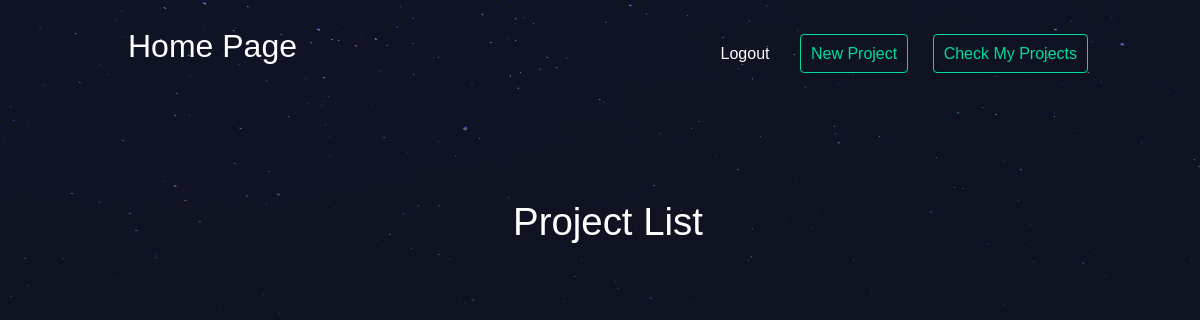
Page /projects/individual/mingz_xie/ (signed in) on the earlier database version.
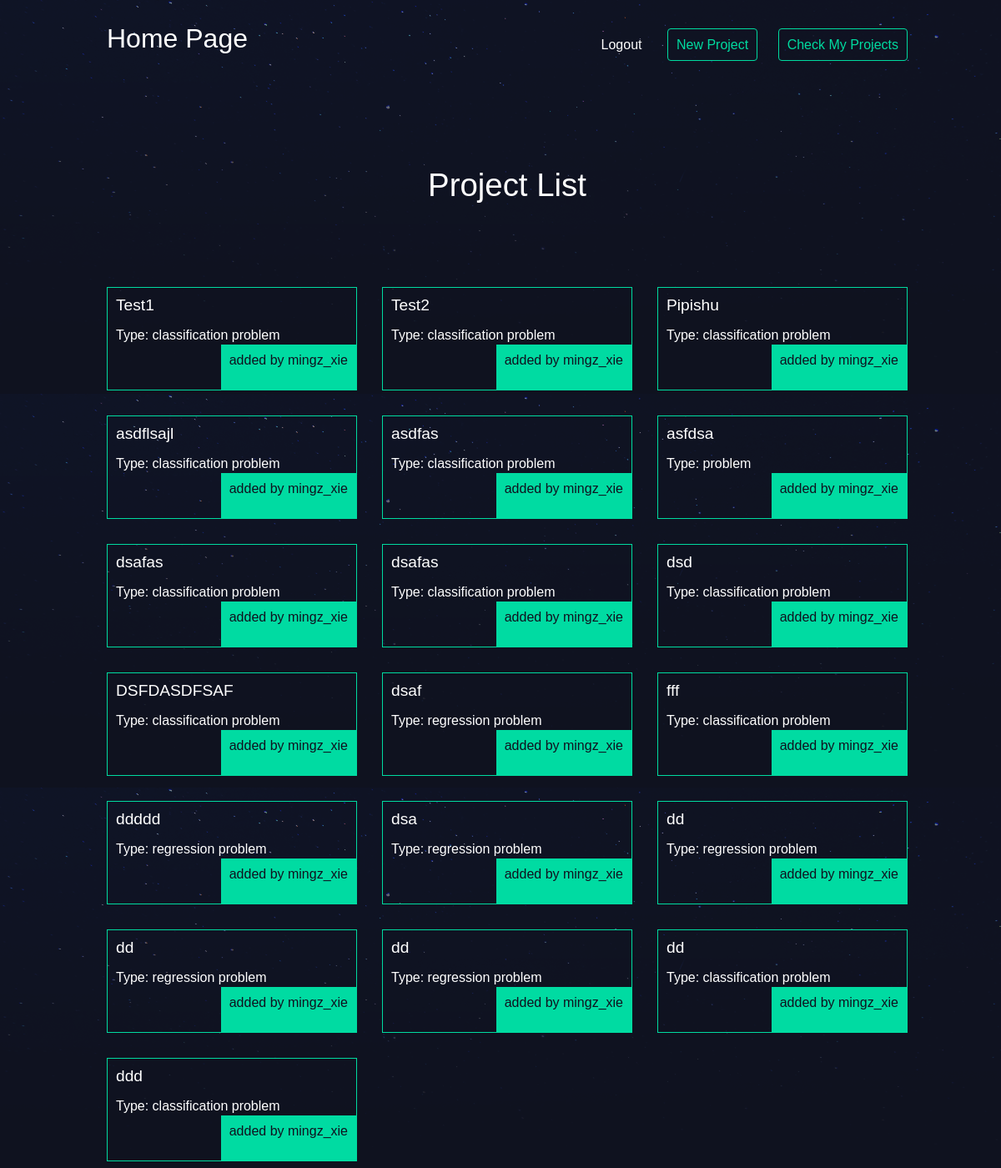
Same page on the later database version.
### projects/models.py (models this page shows, shortened)
class Project(models.Model):
    title = models.CharField(max_length = 100)
    description = models.TextField(blank=True)
    predict_type = models.CharField(max_length=100,blank=True)
    creator = models.ForeignKey(User, default=None, on_delete=models.CASCADE)
    date = models.DateTimeField(auto_now_add=True) #automatically added when created.
    labeled_data = models.FileField(upload_to='labeled_data')
    attribute_num = models.IntegerField(null=True)
    accurate_list = models.TextField(blank=True)
    accurate_rate = models.CharField(blank=True, max_length = 50)
    mean_squared_error = models.CharField(blank=True, max_length = 50)
    algorithm_selected = models.CharField(blank=True, max_length = 50)
    unlabeled_data = models.CharField(max_length=500)
    predict_result = models.TextField(blank=True)
    comment = models.TextField(blank=True)

### projects/views.py (the view)
# urls.py: path('individual/<slug:user_name>/', views.individual_list, name="individual_list"),
@login_required(login_url="accounts:login")
def individual_list(request, user_name):
    projects = Project.objects.filter(creator__username__exact=user_name)
    return render(request, 'projects/individual_list.html',{'projects':projects})

### projects/templates/projects/individual_list.html
{% extends 'base_layout.html' %}
{% block content%}
    <h1>Project List</h1>
    <div class="projects">
    {% for project in projects %}
        <div class="project">
            <h2><a href="{% url 'projects:detail' project.id %}">{{ project.title }}</a></h2>
            <p class="type">Type: {{ project.predict_type }} problem</p>
            <pa class="creator">added by {{ project.creator }}</p>
        </div>
    {% endfor %}
    </div>
{% endblock %}

### templates/base_layout.html (shortened to what this page needs)
{% load static from staticfiles %}
<!DOCTYPE html>
<html>
    <head>
        <link rel="stylesheet" href="{% static 'styles.css' %}">
    <body>
        <header class="wrapper">
            <h1><a href="{% url 'projects:list' %}">Home Page</a></h1>
            <nav>
                <ul>
                    {% if user.is_authenticated %}
                    <li>
                        <form class="logout-link" action="{% url 'accounts:logout' %}" method="post">
                            <button type="submit">Logout</button>
                        </form>
                    </li>
                    <li><a href="{% url 'projects:initial' %}" class="highlight">New Project</a></li>
                    <li><a href="{% url 'projects:individual_list' request.user.username %}" class="highlight">Check My Projects</a></li>
                    {% else %}
                    <li><a href="{% url 'accounts:login' %}">Login</a></li>
                    <li><a href="{% url 'accounts:signup' %}">Signup</a></li>
                    {% endif %}
                </ul>
            </nav>
        </header>
        <div class="wrapper">
            {% block content %}
            {% endblock %}
        </div>
    </body>
</html>

### assets/styles.css (style rules this page uses)
body { background-color: #0f121f; background-image: url(/static/stars.png); background-repeat-y: no-repeat; color: #fff; }
body * { font-family: Arial; }
h1, h2, h3, h4, h5 { font-weight: normal; margin: 0; }
a, a:hover, a:visited { color: #fff; text-decoration: none; }
.wrapper { max-width: 960px; margin: 0 auto; }
div.wrapper > h1 { text-align: center; margin: 100px auto; font-size: 2.4em }
header { display: grid; grid-template-columns: 1fr 1fr; padding: 20px 0; }
nav { justify-self: end; }
nav li { display: inline-block; list-style-type: none; margin-left: 20px; }
nav button { background: none; color: #fff; cursor: pointer; border: 0; font-size: 16px; }
.projects { display:grid; grid-template-columns:1fr 1fr 1fr; grid-gap: 30px; }
.project { padding: 10px; border: 1px solid #00dba0; position: relative; padding-bottom: 40px; }
.project h2 { font-size: 1.2em; }
.project .creator { padding: 10px; background: #00dba2; position: absolute; right: 0; bottom: 0; margin: 0; color: #0f121f; }
a.highlight { border: 1px solid #00dba0; padding: 10px; border-radius: 4px; color:#00dba0; }
body { width: 100%; overflow-x: hidden; }

Differences in the rows shown:
added Project: title "Test1", predict_type "classification", creator "mingz_xie"
added Project: title "Test2", predict_type "classification", creator "mingz_xie"
added Project: title "Pipishu", predict_type "classification", creator "mingz_xie"
added Project: title "asdflsajl", predict_type "classification", creator "mingz_xie"
added Project: title "asdfas", predict_type "classification", creator "mingz_xie"
added Project: title "asfdsa", creator "mingz_xie"
added Project: title "dsafas", predict_type "classification", creator "mingz_xie"
added Project: title "dsafas", predict_type "classification", creator "mingz_xie"
added Project: title "dsd", predict_type "classification", creator "mingz_xie"
added Project: title "DSFDASDFSAF", predict_type "classification", creator "mingz_xie"
added Project: title "dsaf", predict_type "regression", creator "mingz_xie"
added Project: title "fff", predict_type "classification", creator "mingz_xie"
added Project: title "ddddd", predict_type "regression", creator "mingz_xie"
added Project: title "dsa", predict_type "regression", creator "mingz_xie"
added Project: title "dd", predict_type "regression", creator "mingz_xie"
added Project: title "dd", predict_type "regression", creator "mingz_xie"
added Project: title "dd", predict_type "regression", creator "mingz_xie"
added Project: title "dd", predict_type "classification", creator "mingz_xie"
added Project: title "ddd", predict_type "classification", creator "mingz_xie"
